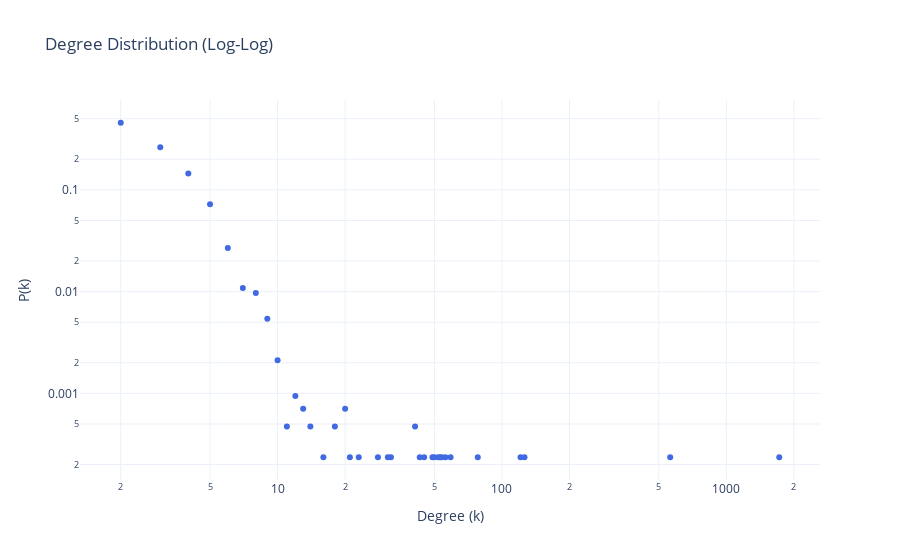

This figure's notebook cell:
### Code cell
draw_degree_distribution(G_transformed)

### Figure 1 — Plotly figure (JSON) as saved in the notebook; plotly's stock layout.template omitted (floating-point values rounded to 4 significant figures)
{"data": [{"marker": {"color": "royalblue", "size": 6}, "mode": "markers", "name": "Degree Distribution", "type": "scatter", "x": [2, 3, 4, 5, 6, 7, 8, 9, 10, 11, 12, 13, 14, 16, 18, 20, 21, 23, 28, 31, 32, 41, 43, 45, 49, 50, 52, 53, 54, 56, 59, 78, 121, 126, 562, 1721], "y": [0.4564, 0.2626, 0.145, 0.07214, 0.02687, 0.01084, 0.009665, 0.005422, 0.002122, 0.0004715, 0.000943, 0.0007072, 0.0004715, 0.0002357, 0.0004715, 0.0007072, 0.0002357, 0.0002357, 0.0002357, 0.0002357, 0.0002357, 0.0004715, 0.0002357, 0.0002357, 0.0002357, 0.0002357, 0.0002357, 0.0002357, 0.0002357, 0.0002357, 0.0002357, 0.0002357, 0.0002357, 0.0002357, 0.0002357, 0.0002357]}], "layout": {"title": {"text": "Degree Distribution (Log-Log)"}, "xaxis": {"title": {"text": "Degree (k)"}, "type": "log"}, "yaxis": {"title": {"text": "P(k)"}, "type": "log"}}}
